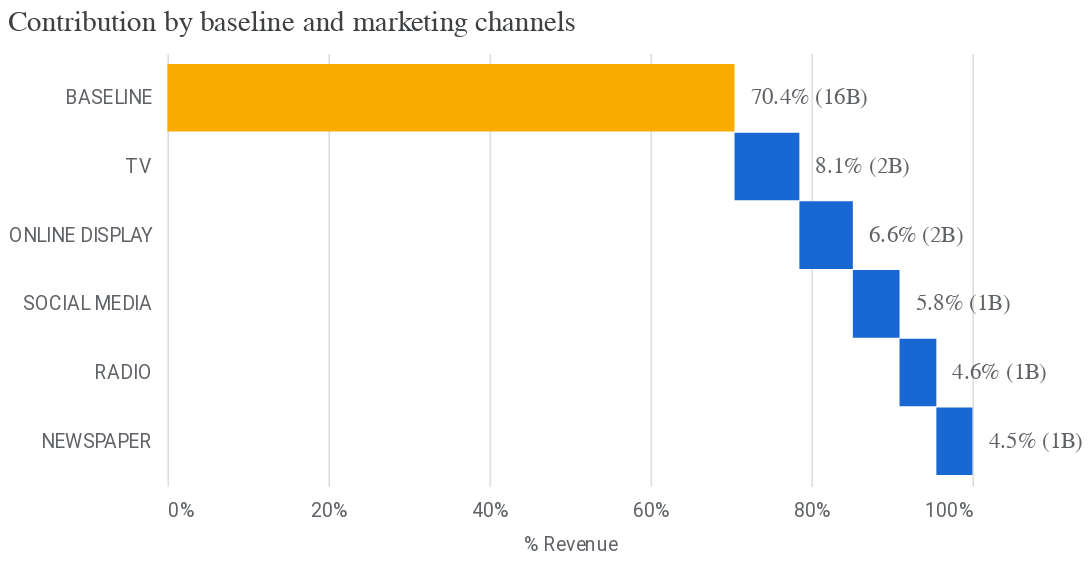

Notebook cell for this chart:
### Markdown cell above
# Contributions of media to sales

Remember that one of the objectives of MMM is to provide you with media contributions vs your sales. This is what we will look at with a waterfall diagram :

### Code cell
media_summary = visualizer.MediaSummary(mmm)
media_summary.plot_contribution_waterfall_chart()

### Figure 1 — Vega-Lite specification as saved in the notebook (floating-point values rounded to 4 significant figures)
{"config": {"view": {"continuousWidth": 400, "continuousHeight": 300, "strokeOpacity": 0}, "axis": {"labelColor": "#5F6368", "labelFont": "Roboto", "labelFontSize": 12, "titleColor": "#5F6368", "titleFont": "Roboto", "titleFontSize": 12, "titleFontWeight": "normal", "titlePadding": 10}}, "layer": [{"mark": {"type": "bar", "size": 42}, "encoding": {"color": {"condition": {"value": "#F9AB00", "test": "(datum.channel === 'BASELINE')"}, "value": "#1967D2"}, "x": {"axis": {"domain": false, "format": "%", "labelPadding": 10, "tickCount": 5, "ticks": false}, "field": "prev_sum", "title": "% Revenue", "type": "quantitative"}, "x2": {"field": "sum_outcome"}, "y": {"axis": {"domain": false, "labelPadding": 10, "ticks": false}, "field": "channel", "scale": {"paddingOuter": 0.2}, "sort": null, "title": null, "type": "nominal"}}, "transform": [{"window": [{"op": "sum", "field": "pct_of_contribution", "as": "sum_outcome"}, {"op": "lead", "field": "channel", "as": "kwargs"}]}, {"calculate": "datum.sum_outcome - datum.pct_of_contribution", "as": "prev_sum"}, {"calculate": "datum.incremental_outcome < 0 ? datum.prev_sum : datum.sum_outcome", "as": "text_x"}]}, {"mark": {"type": "text", "align": "left", "color": "#5F6368", "dx": 10, "fontSize": 14}, "encoding": {"text": {"field": "outcome_text", "type": "nominal"}, "x": {"field": "text_x", "type": "quantitative"}, "y": {"axis": {"domain": false, "labelPadding": 10, "ticks": false}, "field": "channel", "scale": {"paddingOuter": 0.2}, "sort": null, "title": null, "type": "nominal"}}, "transform": [{"window": [{"op": "sum", "field": "pct_of_contribution", "as": "sum_outcome"}, {"op": "lead", "field": "channel", "as": "kwargs"}]}, {"calculate": "datum.sum_outcome - datum.pct_of_contribution", "as": "prev_sum"}, {"calculate": "datum.incremental_outcome < 0 ? datum.prev_sum : datum.sum_outcome", "as": "text_x"}]}], "data": {"name": "data-e81da840d43182b3ec0ee28f7ab8fffe"}, "height": 268.8, "title": {"text": "Contribution by baseline and marketing channels", "anchor": "start", "color": "#3C4043", "font": "Google Sans Display", "fontSize": 18, "fontWeight": "normal", "offset": 10}, "width": 500, "$schema": "https://vega.github.io/schema/vega-lite/v4.17.0.json", "datasets": {"data-e81da840d43182b3ec0ee28f7ab8fffe": [{"channel": "BASELINE", "incremental_outcome": 15910000000.0, "pct_of_contribution": 0.7045, "outcome_text": "70.4% (16B)"}, {"channel": "TV", "incremental_outcome": 1819000000.0, "pct_of_contribution": 0.08055, "outcome_text": "8.1% (2B)"}, {"channel": "ONLINE DISPLAY", "incremental_outcome": 1500000000.0, "pct_of_contribution": 0.06644, "outcome_text": "6.6% (2B)"}, {"channel": "SOCIAL MEDIA", "incremental_outcome": 1310000000.0, "pct_of_contribution": 0.05799, "outcome_text": "5.8% (1B)"}, {"channel": "RADIO", "incremental_outcome": 1033000000.0, "pct_of_contribution": 0.04574, "outcome_text": "4.6% (1B)"}, {"channel": "NEWSPAPER", "incremental_outcome": 1012000000.0, "pct_of_contribution": 0.04482, "outcome_text": "4.5% (1B)"}]}}
